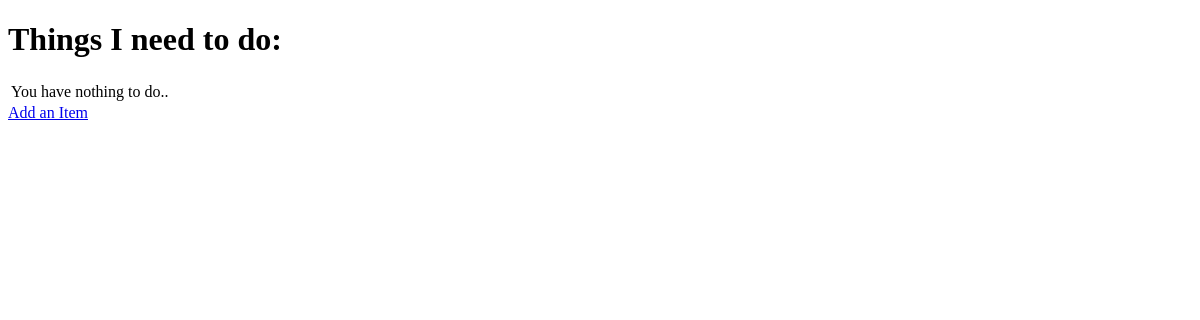
The app's page /, older data.
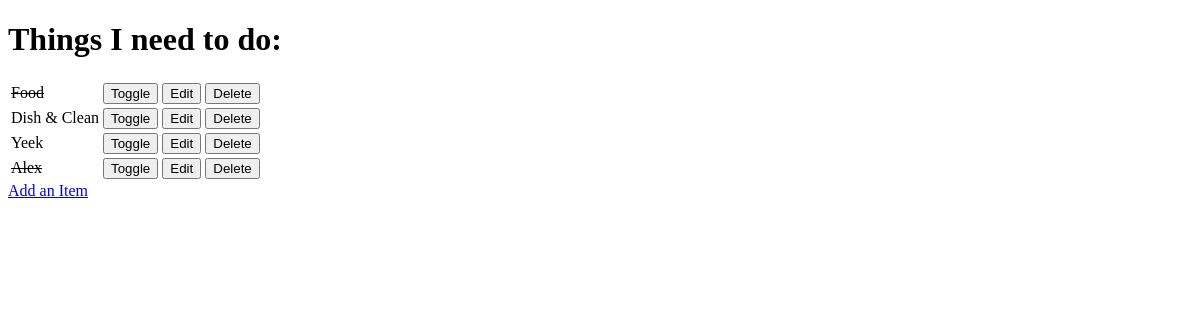
The same page, newer data.
### todo/models.py (models this page shows, shortened)
class Item(models.Model):
    name = models.CharField(max_length=50, null=False, blank=False)
    done = models.BooleanField(null=False, blank=False, default=False)

### todo/views.py (the view)
# urls.py: path('', views.get_todo_list, name='get_todo_list'),
def get_todo_list(request):
    items = Item.objects.all()
    context = {
        'items': items
    }
    return render(request, 'todo/todo_list.html', context)

### todo/templates/todo/todo_list.html (shortened to what this page needs)
<!DOCTYPE html>
<html lang="en">
<head>
</head>
<body>
    <h1>Things I need to do:</h1>
    <table>
        {% for item in items %}
            <tr>
                {% if item.done %}
                    <td><strike>{{ item.name }}</strike></td>
                {% else %}
                    <td>{{ item.name }}</td>
                {% endif %}
                <td>
                    <a href="/toggle/{{ item.id }}">
                        <button>Toggle</button>
                    </a>
                </td>
                <td>
                    <a href="/edit/{{ item.id }}">
                        <button>Edit</button>
                    </a>
                </td>
                <td>
                    <a href="/delete/{{ item.id }}">
                        <button>Delete</button>
                    </a>
                </td>
            </tr>
        {% empty %}
            <tr><td>You have nothing to do..</td></tr>
        {% endfor %}
    </table>
    <a href="/add">Add an Item</a>
</body>
</html>

Row changes from the older to the newer data that the page shows:
added Item: name "Food"
added Item: name "Dish & Clean"
added Item: name "Yeek"
added Item: name "Alex"
Text that changed along with them:
text no longer shown: "You have nothing to do.."
